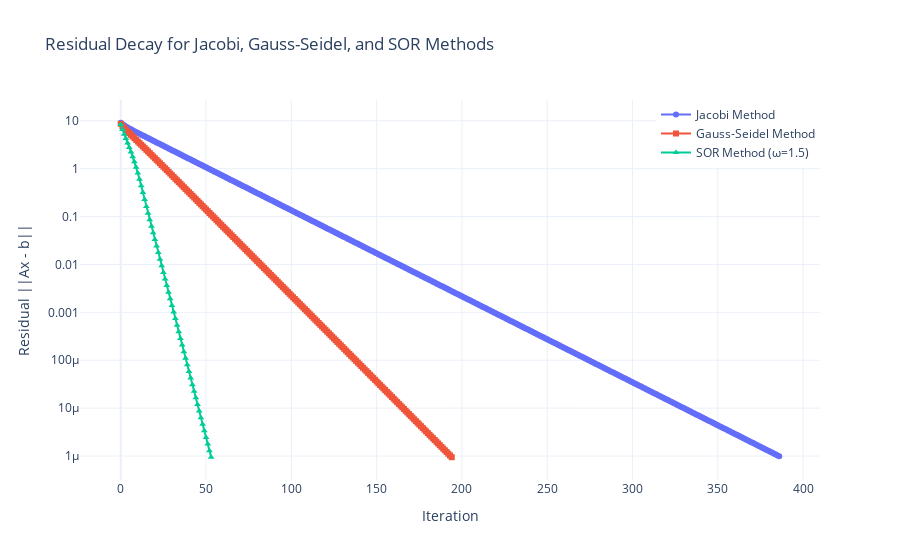

Write notebook code for a chart like this one.
### Markdown cell above
## Problem 5: Residual Decay and Performance Comparison

1. Residual Decay:
   - Plot $||Ax^{(k)} - b||$ versus iteration number for Jacobi, Gauss-Seidel, and SOR methods.
   - Compare how quickly each method reduces the residual to understand convergence rates.

2. Performance Insights:
   - SOR typically converges faster than Jacobi and Gauss-Seidel for well-chosen $\omega$.
   - The optimal $\omega$ can significantly reduce the number of iterations required.

### Code cell
# Define Jacobi, Gauss-Seidel, and SOR methods
def jacobi_method(A, b, x0, tol, max_iter):
    n = len(b)
    x = x0.copy()
    D = np.diag(np.diag(A))
    R = A - D
    residuals = []

    for k in range(max_iter):
        x_new = np.linalg.inv(D) @ (b - R @ x)
        residual = np.linalg.norm(A @ x_new - b)
        residuals.append(residual)

        if residual < tol:
            break
        x = x_new

    return x, residuals

def gauss_seidel_method(A, b, x0, tol, max_iter):
    n = len(b)
    x = x0.copy()
    residuals = []

    for k in range(max_iter):
        for i in range(n):
            sum1 = np.dot(A[i, :i], x[:i])
            sum2 = np.dot(A[i, i + 1:], x[i + 1:])
            x[i] = (b[i] - sum1 - sum2) / A[i, i]

        residual = np.linalg.norm(A @ x - b)
        residuals.append(residual)

        if residual < tol:
            break

    return x, residuals

def sor_method(A, b, omega, x0, tol, max_iter):
    n = len(b)
    x = x0.copy()
    residuals = []

    for k in range(max_iter):
        x_old = x.copy()

        for i in range(n):
            sum1 = np.dot(A[i, :i], x[:i])
            sum2 = np.dot(A[i, i + 1:], x_old[i + 1:])
            x[i] = (1 - omega) * x_old[i] + (omega / A[i, i]) * (b[i] - sum1 - sum2)

        residual = np.linalg.norm(A @ x - b)
        residuals.append(residual)

        if residual < tol:
            break

    return x, residuals

def create_poisson_matrix(n):
    N = n * n
    A = np.zeros((N, N))

    for i in range(N):
        A[i, i] = 4
        if i % n != 0:  # Left neighbor
            A[i, i - 1] = -1
        if (i + 1) % n != 0:  # Right neighbor
            A[i, i + 1] = -1
        if i - n >= 0:  # Top neighbor
            A[i, i - n] = -1
        if i + n < N:  # Bottom neighbor
            A[i, i + n] = -1

    return A

# Parameters
n = 10  # Grid size (n x n)
tol = 1e-6  # Residual tolerance
max_iter = 500  # Maximum iterations
x0 = np.zeros(n * n)  # Initial guess
omega = 1.5  # Relaxation parameter for SOR

# Create the Poisson matrix and right-hand side vector
A = create_poisson_matrix(n)
b = np.ones(n * n)

# Solve using Jacobi, Gauss-Seidel, and SOR methods
_, jacobi_residuals = jacobi_method(A, b, x0, tol, max_iter)
_, gs_residuals = gauss_seidel_method(A, b, x0, tol, max_iter)
_, sor_residuals = sor_method(A, b, omega, x0, tol, max_iter)

# Plot residual decay
fig = go.Figure()

# Add traces for each method
fig.add_trace(go.Scatter(
    x=list(range(len(jacobi_residuals))),
    y=jacobi_residuals,
    mode='lines+markers',
    name='Jacobi Method',
    marker=dict(symbol='circle')
))

fig.add_trace(go.Scatter(
    x=list(range(len(gs_residuals))),
    y=gs_residuals,
    mode='lines+markers',
    name='Gauss-Seidel Method',
    marker=dict(symbol='square')
))

fig.add_trace(go.Scatter(
    x=list(range(len(sor_residuals))),
    y=sor_residuals,
    mode='lines+markers',
    name=f'SOR Method (ω={omega})',
    marker=dict(symbol='triangle-up')
))

# Update layout
fig.update_layout(
    title='Residual Decay for Jacobi, Gauss-Seidel, and SOR Methods',
    xaxis_title='Iteration',
    yaxis_title='Residual ||Ax - b||',
    yaxis_type='log',
    template='plotly_white',
    legend=dict(x=1, y=1, traceorder='normal', orientation='v', xanchor='right', yanchor='top')
)

# Show the figure
fig.show()

# Performance Insights
print(f"Jacobi Method: Converged in {len(jacobi_residuals)} iterations, Final Residual = {jacobi_residuals[-1]:.2e}")
print(f"Gauss-Seidel Method: Converged in {len(gs_residuals)} iterations, Final Residual = {gs_residuals[-1]:.2e}")
print(f"SOR Method (ω={omega}): Converged in {len(sor_residuals)} iterations, Final Residual = {sor_residuals[-1]:.2e}")

### Figure 1 — Plotly figure (JSON) as saved in the notebook; plotly's stock layout.template omitted (floating-point values rounded to 4 significant figures; data arrays with more than 128 entries replaced by an {"elided": "..."} marker saying what was removed)
{"data": [{"marker": {"symbol": "circle"}, "mode": "lines+markers", "name": "Jacobi Method", "type": "scatter", "x": {"elided": "387 int values"}, "y": {"elided": "387 float values"}}, {"marker": {"symbol": "square"}, "mode": "lines+markers", "name": "Gauss-Seidel Method", "type": "scatter", "x": {"elided": "195 int values"}, "y": {"elided": "195 float values"}}, {"marker": {"symbol": "triangle-up"}, "mode": "lines+markers", "name": "SOR Method (ω=1.5)", "type": "scatter", "x": [0, 1, 2, 3, 4, 5, 6, 7, 8, 9, 10, 11, 12, 13, 14, 15, 16, 17, 18, 19, 20, 21, 22, 23, 24, 25, 26, 27, 28, 29, 30, 31, 32, 33, 34, 35, 36, 37, 38, 39, 40, 41, 42, 43, 44, 45, 46, 47, 48, 49, 50, 51, 52, 53], "y": [8.336, 6.568, 5.27, 4.262, 3.451, 2.787, 2.237, 1.78, 1.397, 1.078, 0.814, 0.6035, 0.4405, 0.3179, 0.2278, 0.1633, 0.1177, 0.08567, 0.06283, 0.04606, 0.03333, 0.02432, 0.0177, 0.01288, 0.009374, 0.006823, 0.004967, 0.003616, 0.002633, 0.001917, 0.001395, 0.001016, 0.0007395, 0.0005384, 0.000392, 0.0002853, 0.0002077, 0.0001512, 0.0001101, 8.015e-05, 5.835e-05, 4.248e-05, 3.093e-05, 2.251e-05, 1.639e-05, 1.193e-05, 8.687e-06, 6.324e-06, 4.604e-06, 3.352e-06, 2.44e-06, 1.776e-06, 1.293e-06, 9.415e-07]}], "layout": {"legend": {"orientation": "v", "traceorder": "normal", "x": 1, "xanchor": "right", "y": 1, "yanchor": "top"}, "title": {"text": "Residual Decay for Jacobi, Gauss-Seidel, and SOR Methods"}, "xaxis": {"title": {"text": "Iteration"}}, "yaxis": {"title": {"text": "Residual ||Ax - b||"}, "type": "log"}}}
